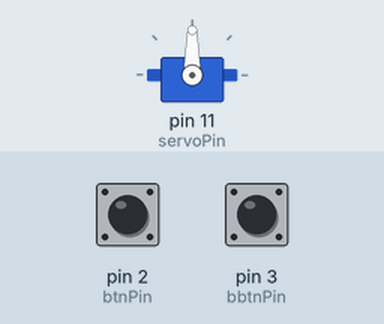
The sketch below on a simulated Arduino Uno, built with avr-gcc and run on an emulated ATmega328P. Shown: servo. The test bench sets the inputs (shaded band); at power-on: pin 2 (btnPin) LOW, pin 3 (bbtnPin) LOW. What the sketch prints to the serial monitor is not drawn.

Above: at 1.2 s.
1.3 s: pin 2 (btnPin) pulled HIGH for 0.15 s
At 1.9 s:
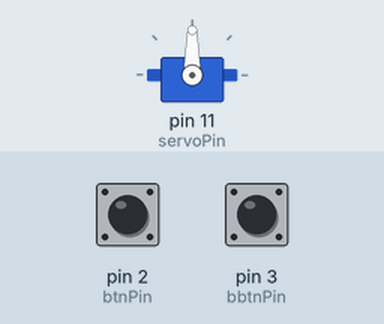
2.9 s: pin 3 (bbtnPin) pulled HIGH for 0.15 s
At 4.2 s:
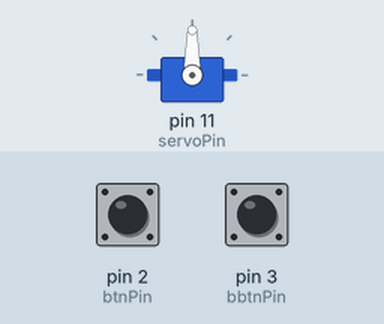
4.5 s: pin 2 (btnPin) pulled HIGH for 3.2 s
At 5.2 s:
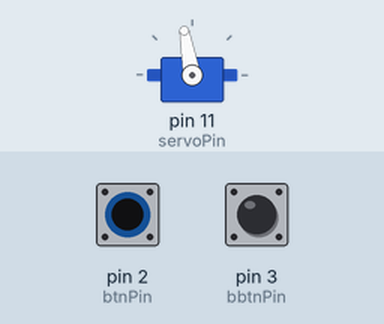
Timing chart, 0 to 9.2 s (numbered marks = the images above; inputs shaded):
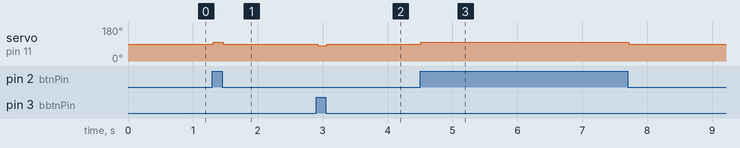

Measured:
- after the input at 1.3 s, servo on pin 11 (servoPin): 90° → 100° at once, → 90° 0.15 s later
- after the input at 2.9 s, servo on pin 11 (servoPin): 90° → 80° at once, → 90° 0.15 s later
- after the input at 4.5 s, servo on pin 11 (servoPin): 90° → 100° at once, → 90° 3.2 s later

The sketch:

Motor_mannnn_portable.ino
```cpp
//Portable Motorman
//Paul and Ben and Johnny
//Code for Portable Button-controlled Servo

#include <Servo.h>

Servo myServo;


int btnPin = 2;    //button turns servo clockwise
int bbtnPin = 3;   //button turns servo counterclockwise
int servoPin = 11;
int btnState;     //ButtonState1
int bbtnState;    //ButtonState2
//Servo
int motorman = 90;

void setup() {
  Serial.begin(9600);
  myServo.attach(servoPin);
  pinMode(btnState, INPUT);
  pinMode(bbtnState, INPUT);
  myServo.write(motorman);

}
void loop() {
  btnState = digitalRead(btnPin);
  bbtnState = digitalRead(bbtnPin);
  myServo.write(motorman);

  //print debug info to console
  Serial.println(btnState);
  Serial.println(bbtnState);
  Serial.println(motorman);

  if (btnState == HIGH) { //switches direction to clockwise
    motorman = 100;

  }

  else if (bbtnState == HIGH) { //switches direction to counterclockwise
    motorman= 80;
  }

  else { //makes servo stop
    motorman = 90;
  }

}
```
